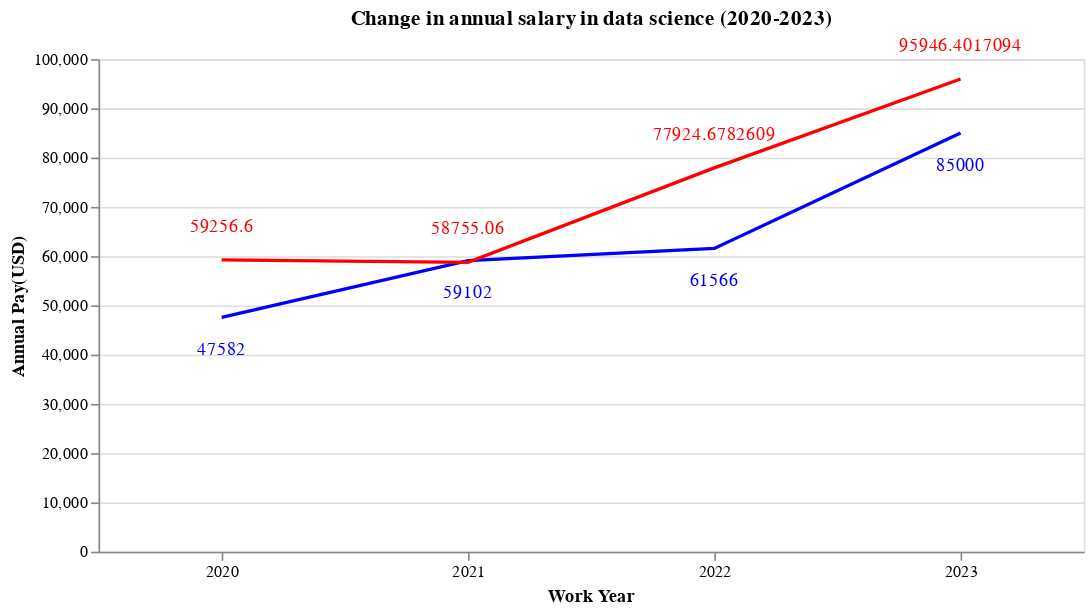

Notebook code cell kept with this figure:
### Code cell
# Create a line chart for the 2020-2023 salary_change dataframe
# See the median and mean values

#Line chart for median
change_median = alt.Chart(salary_change, title = 'Change in annual salary in data science (2020-2023)').mark_line(color = 'blue').encode(
    x = alt.X('Work Year:N', title = 'Work Year', sort = 'y', axis=alt.Axis(labelAngle=0)),
    y = alt.Y('median:Q', title = 'Annual Pay(USD)'),
    tooltip = 'median'
).properties(width = 600, height = 300)

text_median = change_median.mark_text(
    color = 'blue',
    dy = 20
).encode(
    text = 'median'
)


#Line chart for mean
change_mean = alt.Chart(salary_change).mark_line(color = 'red').encode(
    x = alt.X('Work Year:N'),
    y = alt.Y('mean:Q'),
    tooltip = 'mean',
).properties(width = 600, height = 300)


text_mean = change_mean.mark_text(
    color = 'red',
    dy = -20
).encode(
    text = 'mean'
)


#Combine two charts in one
chart_median = change_median + text_median
chart_mean = change_mean + text_mean

basechart3 = alt.layer(chart_median, chart_mean)

basechart3

### Figure 1 — Vega-Lite specification as saved in the notebook (floating-point values rounded to 4 significant figures)
{"config": {"view": {"continuousWidth": 400, "continuousHeight": 300}}, "layer": [{"layer": [{"mark": {"type": "line", "color": "blue"}, "encoding": {"tooltip": {"field": "median", "type": "quantitative"}, "x": {"axis": {"labelAngle": 0}, "field": "Work Year", "sort": "y", "title": "Work Year", "type": "nominal"}, "y": {"field": "median", "title": "Annual Pay(USD)", "type": "quantitative"}}, "height": 300, "title": "Change in annual salary in data science (2020-2023)", "width": 600}, {"mark": {"type": "text", "color": "blue", "dy": 20}, "encoding": {"text": {"field": "median", "type": "quantitative"}, "tooltip": {"field": "median", "type": "quantitative"}, "x": {"axis": {"labelAngle": 0}, "field": "Work Year", "sort": "y", "title": "Work Year", "type": "nominal"}, "y": {"field": "median", "title": "Annual Pay(USD)", "type": "quantitative"}}, "height": 300, "title": "Change in annual salary in data science (2020-2023)", "width": 600}]}, {"layer": [{"mark": {"type": "line", "color": "red"}, "encoding": {"tooltip": {"field": "mean", "type": "quantitative"}, "x": {"field": "Work Year", "type": "nominal"}, "y": {"field": "mean", "type": "quantitative"}}, "height": 300, "width": 600}, {"mark": {"type": "text", "color": "red", "dy": -20}, "encoding": {"text": {"field": "mean", "type": "quantitative"}, "tooltip": {"field": "mean", "type": "quantitative"}, "x": {"field": "Work Year", "type": "nominal"}, "y": {"field": "mean", "type": "quantitative"}}, "height": 300, "width": 600}]}], "data": {"name": "data-eb16c827d0991adc477e209b4f833587"}, "$schema": "https://vega.github.io/schema/vega-lite/v4.17.0.json", "datasets": {"data-eb16c827d0991adc477e209b4f833587": [{"Work Year": "2020", "min": 5707, "max": 250000, "median": 47580.0, "mean": 59260.0}, {"Work Year": "2021", "min": 5409, "max": 225000, "median": 59100.0, "mean": 58760.0}, {"Work Year": "2022", "min": 6270, "max": 300000, "median": 61570.0, "mean": 77920.0}, {"Work Year": "2023", "min": 7000, "max": 220000, "median": 85000.0, "mean": 95950.0}]}}
